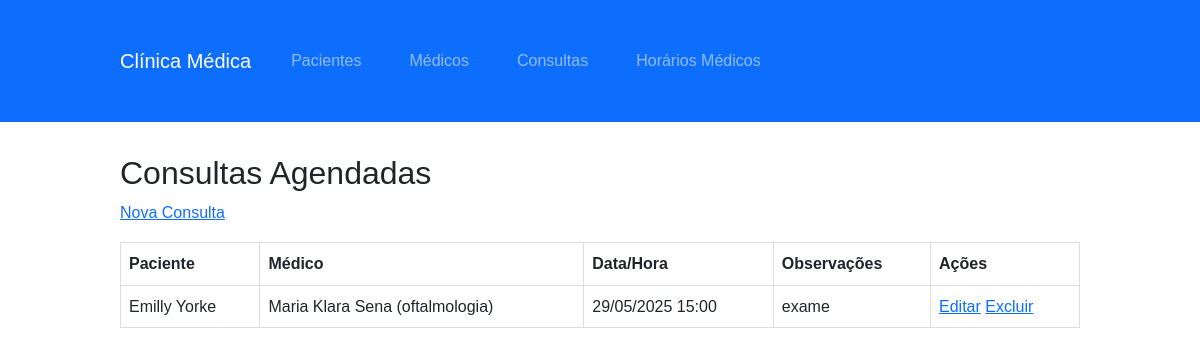
The app's page /consultas/, older data.
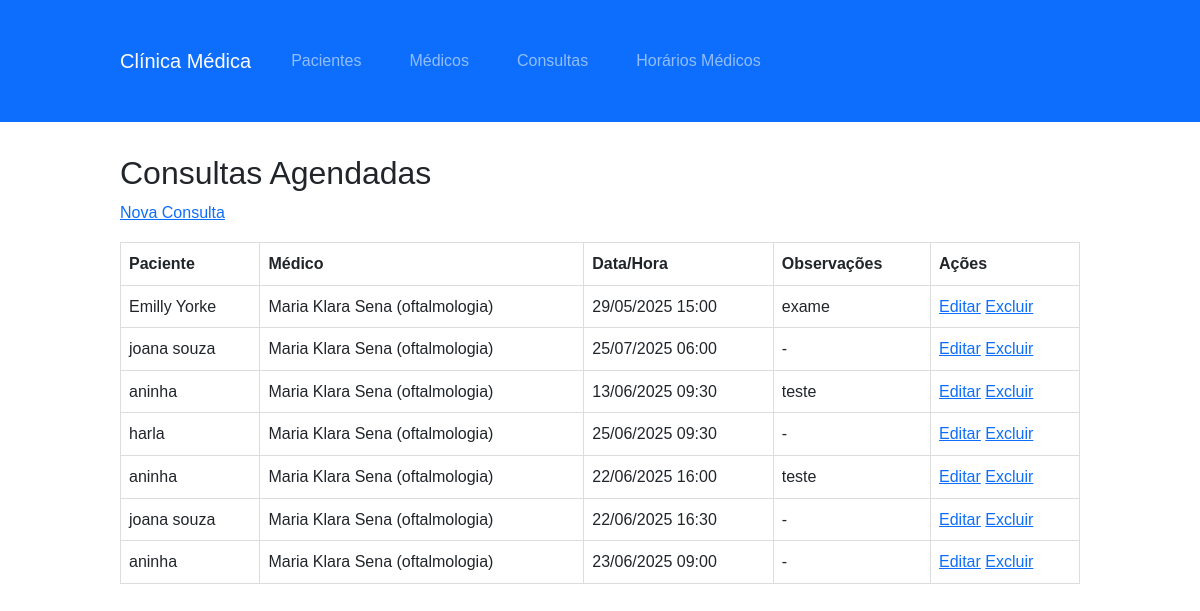
The same page, newer data.
### agendamento/models.py (models this page shows, shortened)
class Consulta(models.Model):
    paciente = models.ForeignKey('Paciente', on_delete=models.CASCADE)
    medico = models.ForeignKey('Medico', on_delete=models.CASCADE)
    data_hora = models.DateTimeField()
    observacoes = models.TextField(blank=True, null=True)
    class Meta:
        unique_together = ('medico', 'data_hora')

class Paciente(models.Model):
    nome = models.CharField(max_length=100)
    cpf = models.CharField(max_length=11, unique=True, validators=[MinLengthValidator(11)])
    data_nascimento = models.DateField()
    telefone = models.CharField(max_length=20)

class Medico(models.Model):
    nome = models.CharField(max_length=100)
    especialidade = models.CharField(max_length=50)
    crm = models.CharField(max_length=20, unique=True)
    telefone = models.CharField(max_length=20)

### agendamento/views.py (the view)
# urls.py: path('consultas/', views.ConsultaListView.as_view(), name='consulta_list'),
class ConsultaListView(ListView):
    model = Consulta
    template_name = 'agendamento/consulta_list.html'

### agendamento/templates/agendamento/consulta_list.html
{% extends 'agendamento/base.html' %}
{% block content %}
<h2>Consultas Agendadas</h2>
<a href="{% url 'consulta-create' %}">Nova Consulta</a>
<table class="table">
    <thead>
        <tr>
            <th>Paciente</th>
            <th>Médico</th>
            <th>Data/Hora</th>
            <th>Observações</th>
            <th>Ações</th>
        </tr>
    </thead>
    <tbody>
        {% for consulta in object_list %}
        <tr>
            <td>{{ consulta.paciente.nome }}</td>
            <td>{{ consulta.medico.nome }} ({{ consulta.medico.especialidade }})</td>
            <td>{{ consulta.data_hora|date:"d/m/Y H:i" }}</td>
            <td>{{ consulta.observacoes|default:"-" }}</td>
            <td>
                <a href="{% url 'consulta-update' consulta.pk %}">Editar</a>
                <a href="{% url 'consulta-delete' consulta.pk %}">Excluir</a>
            </td>
        </tr>
        {% empty %}
        <tr>
            <td colspan="5">Nenhuma consulta agendada.</td>
        </tr>
        {% endfor %}
    </tbody>
</table>
{% endblock %}

### agendamento/templates/agendamento/base.html (shortened to what this page needs)
<!DOCTYPE html>
<html>
<head>
    <link href="https://cdn.jsdelivr.net/npm/bootstrap@5.3.0/dist/css/bootstrap.min.css" rel="stylesheet">
</head>
<body>
    <nav class="navbar navbar-expand-lg navbar-dark bg-primary">
        <div class="container">
            <a class="navbar-brand" href="{% url 'home' %}">Clínica Médica</a>
            <div class="collapse navbar-collapse" id="navbarNav">
                <ul class="navbar-nav">
                    <li class="nav-item">
                        <a class="nav-link" href="{% url 'paciente_list' %}">Pacientes</a>
                    </li>
                    <li class="nav-item">
                        <a class="nav-link" href="{% url 'medico_list' %}">Médicos</a>
                    </li>
                    <li class="nav-item">
                        <a class="nav-link" href="{% url 'consulta_list' %}">Consultas</a>
                    </li>
                    <li class="nav-item">
                        <a class="nav-link" href="{% url 'consulta-horarios' %}">Horários Médicos</a>
                    </li>
                </ul>
            </div>
        </div>
    </nav>
    <div class="container">
        {% block content %}
        {% endblock %}
    </div>
</body>
</html>

### agendamento/templates/agendamento/base.html (style rules this page uses)
body { font-family: Arial, sans-serif; margin: 0; padding: 0; line-height: 1.6; }
nav { background: #333; color: white; padding: 0.5rem; }
nav ul { list-style: none; padding: 0; display: flex; justify-content: center; }
nav ul li { margin: 0 1rem; }
nav ul li a { color: white; text-decoration: none; }
.container { width: 80%; margin: auto; padding: 2rem 0; }
table { width: 100%; border-collapse: collapse; margin: 1rem 0; }
table, th, td { border: 1px solid #ddd; }
th, td { padding: 0.5rem; text-align: left; }
th { background-color: #f2f2f2; }
tr:nth-child(even) { background-color: #f9f9f9; }

Row changes from the older to the newer data that the page shows:
added Consulta: paciente.nome "joana souza", medico.nome "Maria Klara Sena", medico.especialidade "oftalmologia", data_hora "25/07/2025 06:00", observacoes "-"
added Consulta: paciente.nome "aninha", medico.nome "Maria Klara Sena", medico.especialidade "oftalmologia", data_hora "13/06/2025 09:30", observacoes "teste"
added Consulta: paciente.nome "harla", medico.nome "Maria Klara Sena", medico.especialidade "oftalmologia", data_hora "25/06/2025 09:30", observacoes "-"
added Consulta: paciente.nome "aninha", medico.nome "Maria Klara Sena", medico.especialidade "oftalmologia", data_hora "22/06/2025 16:00", observacoes "teste"
added Consulta: paciente.nome "joana souza", medico.nome "Maria Klara Sena", medico.especialidade "oftalmologia", data_hora "22/06/2025 16:30", observacoes "-"
added Consulta: paciente.nome "aninha", medico.nome "Maria Klara Sena", medico.especialidade "oftalmologia", data_hora "23/06/2025 09:00", observacoes "-"
